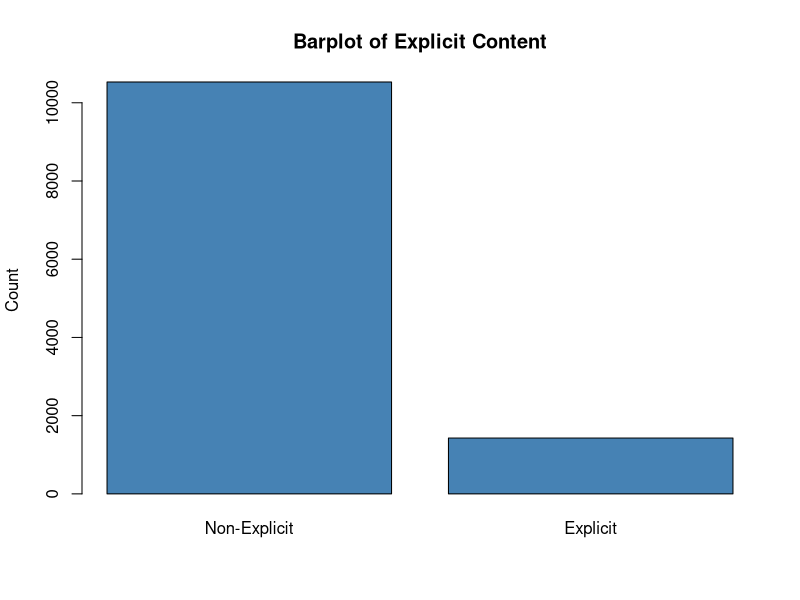
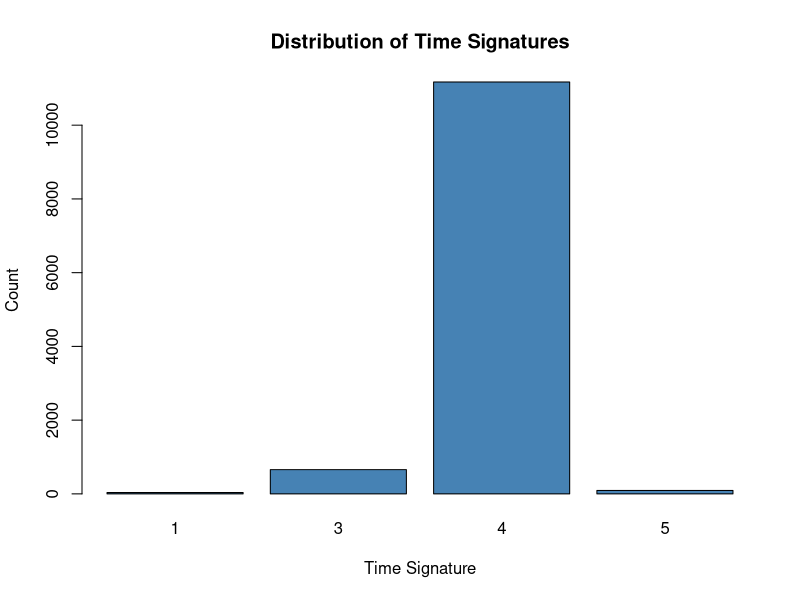
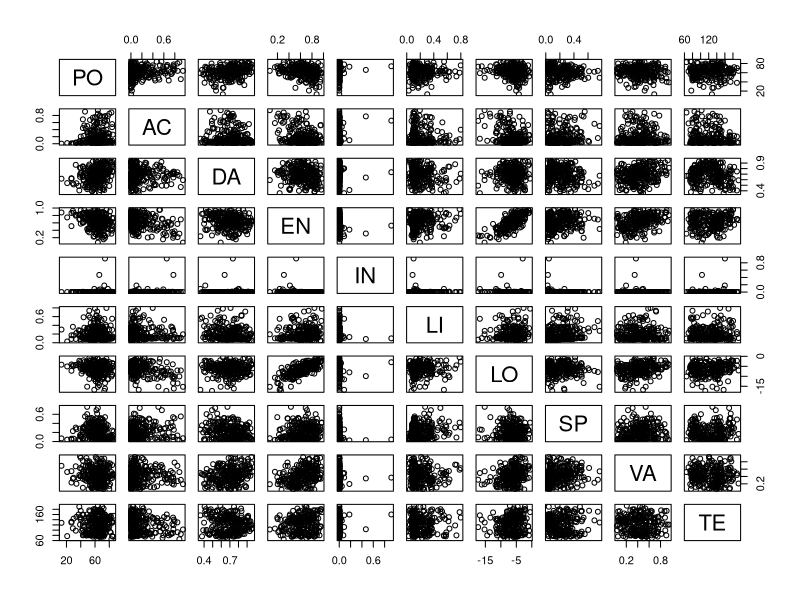
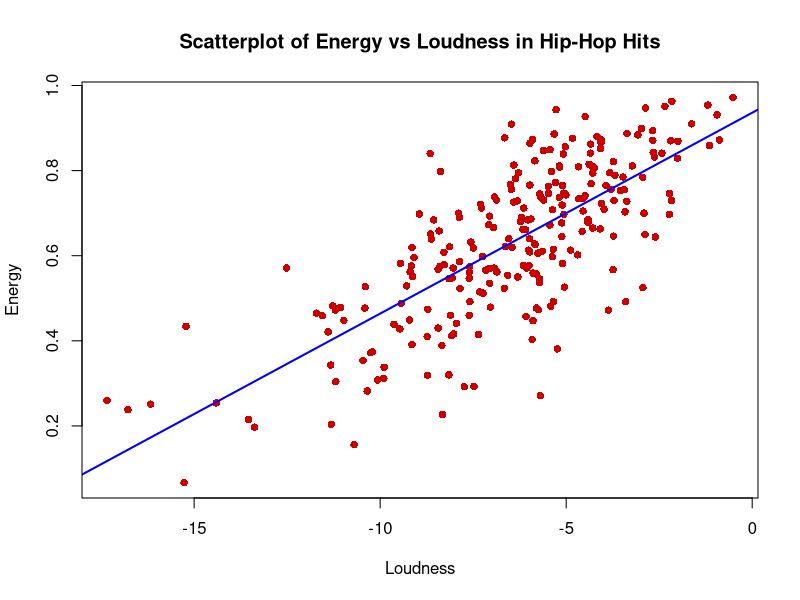
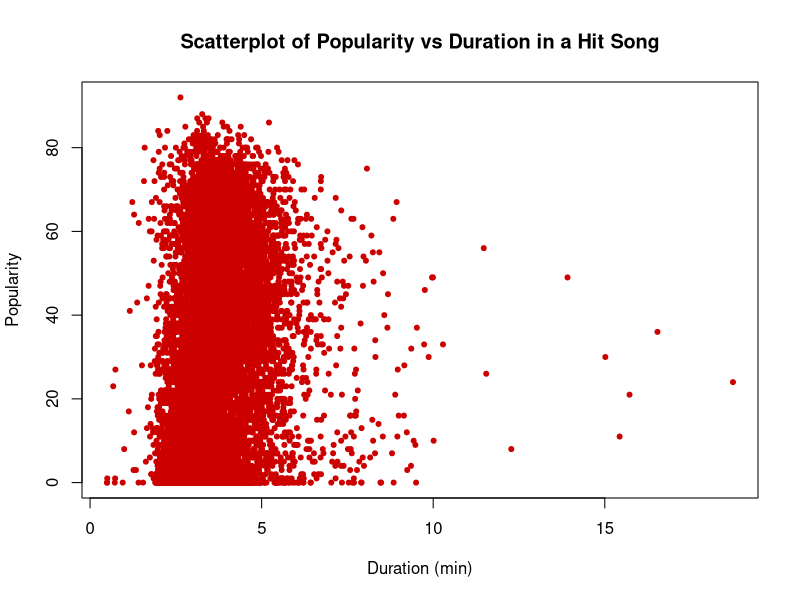

The R source for these figures, in order:
##### Load collections #####
library(tidyverse)
library(readxl)  

##### Read file and store in df #####
df <- read_delim("hits_dataset.csv", delim = "\t") |>
  drop_na() |>
  distinct()

##### Bar plot for explicit / non-explicit #####
df |>
  pull(explicit) |>
  factor(labels = c("Non-Explicit", "Explicit")) |>
  plot(main = "Barplot of Explicit Content", ylab = "Count", col = "steelblue")

##### Bar plot for time signature #####
ts_counts <- table(df$time_signature)
barplot(ts_counts,
        main = "Distribution of Time Signatures",
        xlab = "Time Signature",
        ylab = "Count",
        col = "steelblue")

##### Scatterplot and correlation check for a few hip hop artists #####
df_hip_hop <- df |>
  filter(str_detect(name_artists, "Kendrick Lamar|Drake|Travis Scott|Eminem|XXXTENTACION|Lil Wayne")) |>
  select(
    PO = popularity,
    AC = acousticness,
    DA = danceability,
    EN = energy,
    IN= instrumentalness,
    LI = liveness,
    LO = loudness,
    SP = speechiness,
    VA = valence,
    TE = tempo
  ) # select and mutate df

df_hip_hop |> plot() # plot scatterplot matrix

df_hip_hop |> 
  cor() |>
  round(2) # plot correlation matrix to check for strong corr.

model <- lm(EN ~ LO, data = df_hip_hop) # fit model

df_hip_hop |>
  select(LO, EN) |> 
  plot(
    main = "Scatterplot of Energy vs Loudness in Hip-Hop Hits",
    xlab = "Loudness",
    ylab = "Energy",
    col = "red3",
    pch = 16
  ) # plot scatterplot

abline(model, col = "blue", lwd = 2) # fit regression line

##### Clean Duration Column #####
df_clean <- df |>
  mutate(duration_min = duration_ms / 60000) |>
  select(duration_min, popularity) # mutate and simplify df

plot(df_clean$duration_min, df_clean$popularity,
     main = "Scatterplot of Popularity vs Duration in a Hit Song",
     xlab = "Duration (min)",
     ylab = "Popularity",
     col = "red3",
     pch = 20) # plot scatterplot

